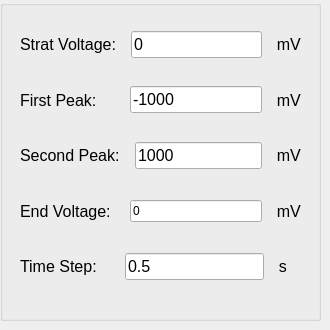
              <widget class="QWidget" name="tab_3">
               <attribute name="title">
                <string>Sweep Voltage</string>
               </attribute>
               <widget class="QGroupBox" name="groupBox_sweep_voltage">
                <property name="geometry">
                 <rect>
                  <x>0</x>
                  <y>0</y>
                  <width>321</width>
                  <height>321</height>
                 </rect>
                </property>
                <property name="title">
                 <string/>
                </property>
                <widget class="QWidget" name="layoutWidget_7">
                 <property name="geometry">
                  <rect>
                   <x>20</x>
                   <y>20</y>
                   <width>281</width>
                   <height>271</height>
                  </rect>
                 </property>
                 <layout class="QVBoxLayout" name="verticalLayout_7">
                  <item>
                   <layout class="QHBoxLayout" name="horizontalLayout_8">
                    <item>
                     <widget class="QLabel" name="label_25">
                      <property name="font">
                       <font>
                        <pointsize>12</pointsize>
                       </font>
                      </property>
                      <property name="text">
                       <string>Strat Voltage:  </string>
                      </property>
                     </widget>
                    </item>
                    <item>
                     <widget class="QLineEdit" name="lineEdit_start_voltage">
                      <property name="font">
                       <font>
                        <pointsize>12</pointsize>
                       </font>
                      </property>
                      <property name="text">
                       <string>0</string>
                      </property>
                     </widget>
                    </item>
                    <item>
                     <widget class="QLabel" name="label_26">
                      <property name="font">
                       <font>
                        <pointsize>12</pointsize>
                       </font>
                      </property>
                      <property name="text">
                       <string>  mV</string>
                      </property>
                     </widget>
                    </item>
                   </layout>
                  </item>
                  <item>
                   <layout class="QHBoxLayout" name="horizontalLayout_13">
                    <item>
                     <widget class="QLabel" name="label_27">
                      <property name="font">
                       <font>
                        <pointsize>12</pointsize>
                       </font>
                      </property>
                      <property name="text">
                       <string>First Peak:      </string>
                      </property>
                     </widget>
                    </item>
                    <item>
                     <widget class="QLineEdit" name="lineEdit_first_voltage">
                      <property name="font">
                       <font>
                        <pointsize>12</pointsize>
                       </font>
                      </property>
                      <property name="text">
                       <string>-1000</string>
                      </property>
                     </widget>
                    </item>
                    <item>
                     <widget class="QLabel" name="label_28">
                      <property name="font">
                       <font>
                        <pointsize>12</pointsize>
                       </font>
                      </property>
                      <property name="text">
                       <string>  mV</string>
                      </property>
                     </widget>
                    </item>
                   </layout>
                  </item>
                  <item>
                   <layout class="QHBoxLayout" name="horizontalLayout_14">
                    <item>
                     <widget class="QLabel" name="label_29">
                      <property name="font">
                       <font>
                        <pointsize>12</pointsize>
                       </font>
                      </property>
                      <property name="text">
                       <string>Second Peak:  </string>
                      </property>
                     </widget>
                    </item>
                    <item>
                     <widget class="QLineEdit" name="lineEdit_second_voltage">
                      <property name="font">
                       <font>
                        <pointsize>12</pointsize>
                       </font>
                      </property>
                      <property name="text">
                       <string>1000</string>
                      </property>
                     </widget>
                    </item>
                    <item>
                     <widget class="QLabel" name="label_30">
                      <property name="font">
                       <font>
                        <pointsize>12</pointsize>
                       </font>
                      </property>
                      <property name="text">
                       <string>  mV</string>
                      </property>
                     </widget>
                    </item>
                   </layout>
                  </item>
                  <item>
                   <layout class="QHBoxLayout" name="horizontalLayout_15">
                    <item>
                     <widget class="QLabel" name="label_31">
                      <property name="font">
                       <font>
                        <pointsize>12</pointsize>
                       </font>
                      </property>
                      <property name="text">
                       <string>End Voltage:   </string>
                      </property>
                     </widget>
                    </item>
                    <item>
                     <widget class="QLineEdit" name="lineEdit_end_voltage">
                      <property name="text">
                       <string>0</string>
                      </property>
                     </widget>
                    </item>
                    <item>
                     <widget class="QLabel" name="label_40">
                      <property name="font">
                       <font>
                        <pointsize>12</pointsize>
                       </font>
                      </property>
                      <property name="text">
                       <string>  mV</string>
                      </property>
                     </widget>
                    </item>
                   </layout>
                  </item>
                  <item>
                   <layout class="QHBoxLayout" name="horizontalLayout_16">
                    <item>
                     <widget class="QLabel" name="label_33">
                      <property name="font">
                       <font>
                        <pointsize>12</pointsize>
                       </font>
                      </property>
                      <property name="text">
                       <string>Time Step:     </string>
                      </property>
                     </widget>
                    </item>
                    <item>
                     <widget class="QLineEdit" name="lineEdit_voltage_time_measurements">
                      <property name="font">
                       <font>
                        <pointsize>12</pointsize>
                       </font>
                      </property>
                      <property name="text">
                       <string>0.5</string>
                      </property>
                     </widget>
                    </item>
                    <item>
                     <widget class="QLabel" name="label_34">
                      <property name="font">
                       <font>
                        <pointsize>12</pointsize>
                       </font>
                      </property>
                      <property name="text">
                       <string>  s   </string>
                      </property>
                     </widget>
                    </item>
                   </layout>
                  </item>
                 </layout>
                </widget>
               </widget>
              </widget>
